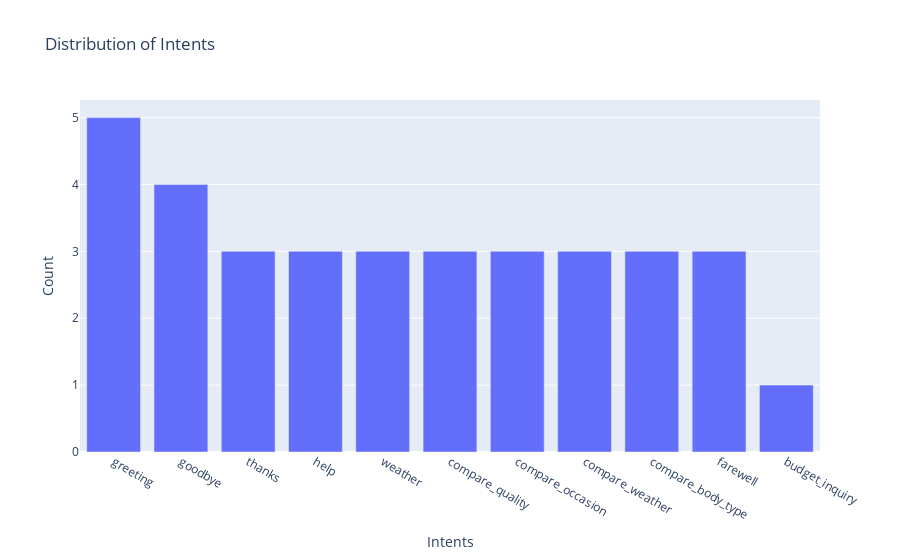
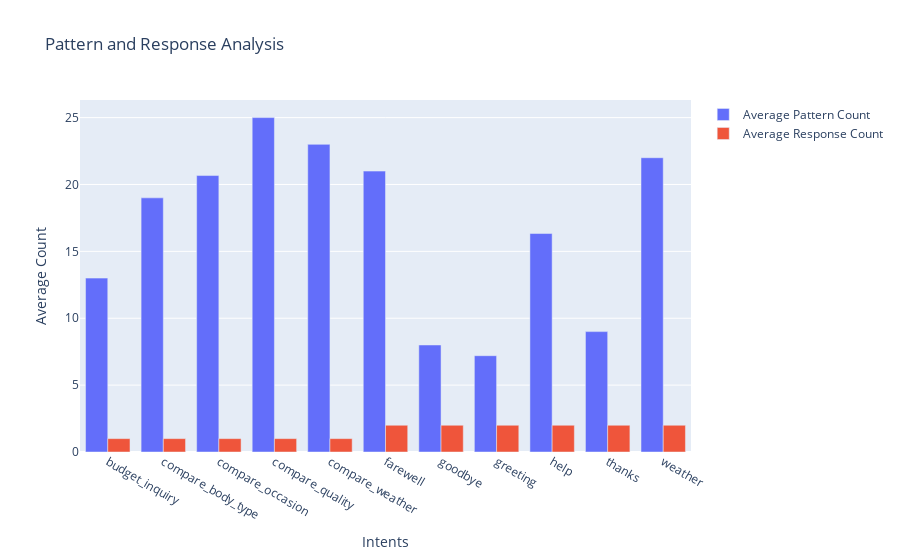
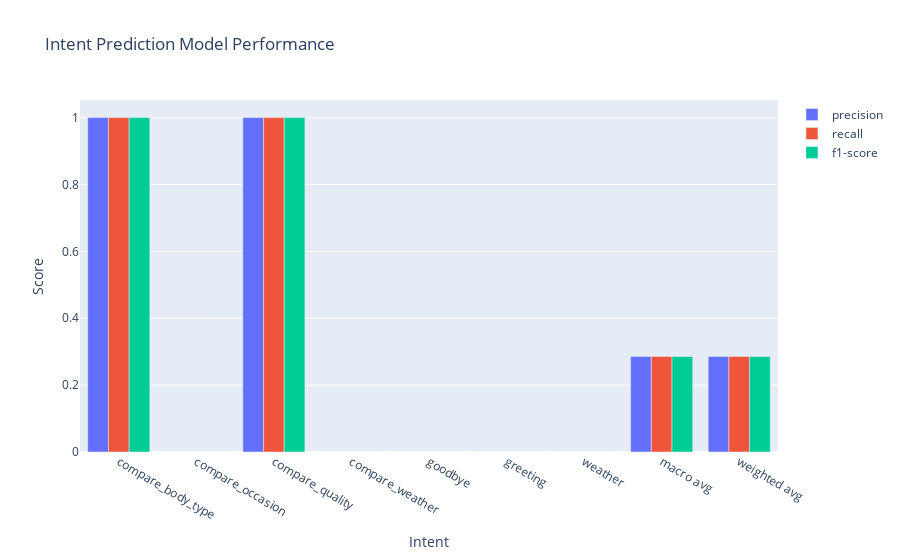

These figures' notebook cell, in order:
### Code cell
import numpy as np # linear algebra
import pandas as pd # data processing, CSV file I/O (e.g. pd.read_csv)



import os
for dirname, _, filenames in os.walk('/kaggle/input'):
    for filename in filenames:
        print(os.path.join(dirname, filename))



import json

with open('intents.json', 'r') as f:
    data = json.load(f)

df = pd.DataFrame(data['intents'])
df

dic = {"tag":[], "patterns":[], "responses":[]}
for i in range(len(df)):
    ptrns = df[df.index == i]['patterns'].values[0]
    rspns = df[df.index == i]['responses'].values[0]
    tag = df[df.index == i]['tag'].values[0]
    for j in range(len(ptrns)):
        dic['tag'].append(tag)
        dic['patterns'].append(ptrns[j])
        dic['responses'].append(rspns)
        
df = pd.DataFrame.from_dict(dic)
df


df['tag'].unique()

import plotly.graph_objects as go

import plotly.graph_objects as go

intent_counts = df['tag'].value_counts()
fig = go.Figure(data=[go.Bar(x=intent_counts.index, y=intent_counts.values)])
fig.update_layout(title='Distribution of Intents', xaxis_title='Intents', yaxis_title='Count')
fig.show()

df['pattern_count'] = df['patterns'].apply(lambda x: len(x))
df['response_count'] = df['responses'].apply(lambda x: len(x))
avg_pattern_count = df.groupby('tag')['pattern_count'].mean()
avg_response_count = df.groupby('tag')['response_count'].mean()

fig = go.Figure()
fig.add_trace(go.Bar(x=avg_pattern_count.index, y=avg_pattern_count.values, name='Average Pattern Count'))
fig.add_trace(go.Bar(x=avg_response_count.index, y=avg_response_count.values, name='Average Response Count'))
fig.update_layout(title='Pattern and Response Analysis', xaxis_title='Intents', yaxis_title='Average Count')
fig.show()

from sklearn.model_selection import train_test_split
from sklearn.feature_extraction.text import TfidfVectorizer
from sklearn.svm import SVC
from sklearn.metrics import classification_report
import plotly.graph_objects as go

from sklearn.metrics import accuracy_score

X = df['patterns']
y = df['tag']
X_train, X_test, y_train, y_test = train_test_split(X, y, test_size=0.2, random_state=42)

# Vectorize the text data using TF-IDF
vectorizer = TfidfVectorizer()
X_train_vec = vectorizer.fit_transform(X_train)
X_test_vec = vectorizer.transform(X_test)

# Train a Support Vector Machine (SVM) classifier
model = SVC()
model.fit(X_train_vec, y_train)

# Predict intents for the testing set
y_pred = model.predict(X_test_vec)

# Calculate accuracy
accuracy = accuracy_score(y_test, y_pred)

# Print the accuracy
print(f"Model Accuracy: {accuracy * 100:.2f}%")


# In[14]:


# Import necessary libraries2/
# from sklearn.svm import SVC
# from sklearn.model_selection import train_test_split, GridSearchCV
# from sklearn.feature_extraction.text import TfidfVectorizer
# from sklearn.metrics import classification_report, accuracy_score
# import pandas as pd

# # Sample data: Scenarios with mood labels
# data = {
#     'scenario': [
#         'I am feeling great today!',
#         'I just got my first job',
#         'I had a great time in the part',
#         'I am excited for the upcoming holiday.',
#         'I got my first salary',
#         'I am had a good day',
#         'My cat died today',
#         'My exam went bad',
#         'I lost my phone',
#         'I had an accident',
#         'My favourite vase broke'
#     ],
#     'mood': ['happy', 'happy', 'happy', 'happy','happy','happy','sad','sad','sad','sad','sad']
# }

# # Convert data to DataFrame
# df = pd.DataFrame(data)

# Split data into training and testing sets
# X_train, X_test, y_train, y_test = train_test_split(df['scenario'], df['mood'], test_size=0.2, random_state=42)

# # Vectorize the text data using TF-IDF
# vectorizer = TfidfVectorizer()
# X_train_vec = vectorizer.fit_transform(X_train)
# X_test_vec = vectorizer.transform(X_test)

# # Define a parameter grid for hyperparameter tuning
# param_grid = {
#     'C': [0.1, 1, 10, 100],
#     'gamma': [1, 0.1, 0.01, 0.001],
#     'kernel': ['rbf', 'linear', 'poly']
# }

# # Initialize the SVM classifier
# model = SVC()

# # Perform grid search to find the best hyperparameters
# # Adjust the number of folds (cv) to match the size of your training set
# grid_search = GridSearchCV(model, param_grid, cv=min(2, len(X_train)))
# grid_search.fit(X_train_vec, y_train)

# # Get the best model from the grid search
# best_model = grid_search.best_estimator_

# # Evaluate the best model on the test set
# y_pred = best_model.predict(X_test_vec)

# # Print the classification report
# print("Classification Report:")
# print(classification_report(y_test, y_pred))

# # Print the accuracy
# print("Accuracy:", accuracy_score(y_test, y_pred))




# In[15]:


# Split the dataset into training and testing sets
X = df['patterns']
y = df['tag']
X_train, X_test, y_train, y_test = train_test_split(X, y, test_size=0.2, random_state=42)

# Vectorize the text data using TF-IDF
vectorizer = TfidfVectorizer()
X_train_vec = vectorizer.fit_transform(X_train)
X_test_vec = vectorizer.transform(X_test)

# Train a Support Vector Machine (SVM) classifier
model = SVC()
model.fit(X_train_vec, y_train)

# Predict intents for the testing set
y_pred = model.predict(X_test_vec)

# Evaluate the model's performance
report = classification_report(y_test, y_pred, output_dict=True, zero_division=0)

# Convert float values in the report to dictionaries
report = {label: {metric: report[label][metric] for metric in report[label]} for label in report if isinstance(report[label], dict)}

# Extract evaluation metrics
labels = list(report.keys())
evaluation_metrics = ['precision', 'recall', 'f1-score']
metric_scores = {metric: [report[label][metric] for label in labels if label in report] for metric in evaluation_metrics}

# Visualize the model's performance using a Plotly bar plot
fig = go.Figure()
for metric in evaluation_metrics:
    fig.add_trace(go.Bar(name=metric, x=labels, y=metric_scores[metric]))

fig.update_layout(title='Intent Prediction Model Performance',
                  xaxis_title='Intent',
                  yaxis_title='Score',
                  barmode='group')

fig.show()


# In[16]:


import random
import json
import vectorizers
# Prediction Model Deployment

# A trained SVM model named 'model' and a vectorizer named 'vectorizer'
# Function to predict intents based on user input
def predict_intent(user_input):
    # Vectorize the user input
    user_input_vec = vectorizer.transform([user_input])

    # Predict the intent
    intent = model.predict(user_input_vec)[0]

    return intent

def generate_response(intent):
    dat = df.loc[df["tag"] == intent, ["responses", "response_count"]]
    
    if dat.empty:
        return "Sorry, I couldn't find a response for that intent."
    
    rcount = dat.iloc[0]["response_count"]
    if rcount <= 0:
        return "Sorry, there are no responses available for that intent."
    
    randint = random.randint(0, rcount - 1)
    responses = dat.iloc[0]["responses"]
    if isinstance(responses, list) and len(responses) > randint:
        return responses[randint]
    else:
        return "Sorry, there was an issue with generating a response."
   @app.route('/predict', methods=['POST'])
def predict():
    data = request.get_json()
    user_input = data['user_input']
    intent = predict_intent(user_input)
    response = generate_response(intent)
    return jsonify({'message': response})

if __name__ == '__main__':
    app.run(debug=True) 
# Example usage
# print("Chatbot: Hello! How can I help you today?")
# while True:
#     user_input = input("User: ")
#     if user_input.lower() == 'exit':
#         print("Chatbot: Goodbye!")
#         break
#     intent = predict_intent(user_input)
#     response = generate_response(intent)
#     data = {'message': response}
#     with open('data.json', 'w') as json_file:
#         json.dump(data, json_file)
#     print("Chatbot:", response)
# In[ ]:

### Figure 1 — Plotly figure (JSON) as saved in the notebook; plotly's stock layout.template omitted (floating-point values rounded to 4 significant figures)
{"data": [{"type": "bar", "x": ["greeting", "goodbye", "thanks", "help", "weather", "compare_quality", "compare_occasion", "compare_weather", "compare_body_type", "farewell", "budget_inquiry"], "y": [5, 4, 3, 3, 3, 3, 3, 3, 3, 3, 1]}], "layout": {"autosize": true, "title": {"text": "Distribution of Intents"}, "xaxis": {"autorange": true, "range": [-0.5, 10.5], "title": {"text": "Intents"}, "type": "category"}, "yaxis": {"autorange": true, "range": [0, 5.263], "title": {"text": "Count"}, "type": "linear"}}}

### Figure 2 — Plotly figure (JSON) as saved in the notebook; plotly's stock layout.template omitted (floating-point values rounded to 4 significant figures)
{"data": [{"name": "Average Pattern Count", "type": "bar", "x": ["budget_inquiry", "compare_body_type", "compare_occasion", "compare_quality", "compare_weather", "farewell", "goodbye", "greeting", "help", "thanks", "weather"], "y": [13, 19, 20.67, 25, 23, 21, 8, 7.2, 16.33, 9, 22]}, {"name": "Average Response Count", "type": "bar", "x": ["budget_inquiry", "compare_body_type", "compare_occasion", "compare_quality", "compare_weather", "farewell", "goodbye", "greeting", "help", "thanks", "weather"], "y": [1, 1, 1, 1, 1, 2, 2, 2, 2, 2, 2]}], "layout": {"autosize": true, "title": {"text": "Pattern and Response Analysis"}, "xaxis": {"autorange": true, "range": [-0.5, 10.5], "title": {"text": "Intents"}, "type": "category"}, "yaxis": {"autorange": true, "range": [0, 26.32], "title": {"text": "Average Count"}, "type": "linear"}}}

### Figure 3 — Plotly figure (JSON) as saved in the notebook; plotly's stock layout.template omitted (floating-point values rounded to 4 significant figures)
{"data": [{"name": "precision", "type": "bar", "x": ["compare_body_type", "compare_occasion", "compare_quality", "compare_weather", "goodbye", "greeting", "weather", "macro avg", "weighted avg"], "y": [1, 0, 1, 0, 0, 0, 0, 0.2857, 0.2857]}, {"name": "recall", "type": "bar", "x": ["compare_body_type", "compare_occasion", "compare_quality", "compare_weather", "goodbye", "greeting", "weather", "macro avg", "weighted avg"], "y": [1, 0, 1, 0, 0, 0, 0, 0.2857, 0.2857]}, {"name": "f1-score", "type": "bar", "x": ["compare_body_type", "compare_occasion", "compare_quality", "compare_weather", "goodbye", "greeting", "weather", "macro avg", "weighted avg"], "y": [1, 0, 1, 0, 0, 0, 0, 0.2857, 0.2857]}], "layout": {"autosize": true, "barmode": "group", "title": {"text": "Intent Prediction Model Performance"}, "xaxis": {"autorange": true, "range": [-0.5, 8.5], "title": {"text": "Intent"}, "type": "category"}, "yaxis": {"autorange": true, "range": [0, 1.053], "title": {"text": "Score"}, "type": "linear"}}}
